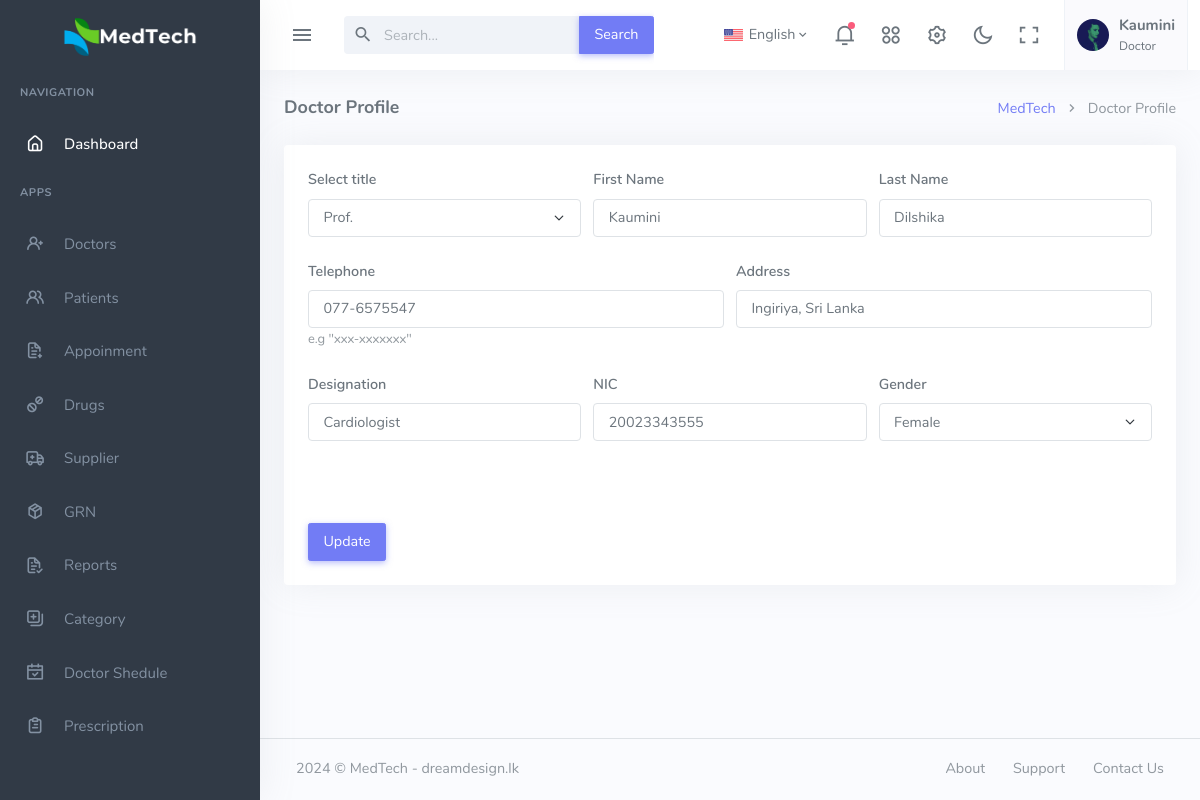
The page /home.php?page=profilr-doctor (signed in) on the database its author committed.
### tables this page shows
CREATE TABLE `user` (
  `User_Id` int(5) NOT NULL,
  `UserName` varchar(255) DEFAULT NULL,
  `Password` varchar(255) DEFAULT NULL,
  `Email` varchar(255) DEFAULT NULL,
  `Role_Id` int(11) DEFAULT NULL,
  `Enable` int(1) DEFAULT NULL
);

CREATE TABLE `doctor` (
  `Doctor_Id` int(11) NOT NULL,
  `Title` varchar(10) DEFAULT NULL,
  `FirstName` varchar(255) DEFAULT NULL,
  `LastName` varchar(255) DEFAULT NULL,
  `Telphone` varchar(20) DEFAULT NULL,
  `Address` varchar(255) DEFAULT NULL,
  `Designation` varchar(255) DEFAULT NULL,
  `NIC` varchar(15) DEFAULT NULL,
  `Gender` varchar(10) DEFAULT NULL,
  `Login_Id` int(5) NOT NULL
);

CREATE TABLE `user_roles` (
  `Role_Id` int(11) NOT NULL,
  `RoleName` varchar(255) DEFAULT NULL
);

### db-config.php (called while the page is built)
<?php
$sql_server='localhost';
$sql_username='root';
$sql_password='';
$sql_database='medtech';
?>

### class/doctor.php (called while the page is built, shortened)
<?php
class Doctor
{
    private $sqlcon;
    public function __construct()
    {
        if (file_exists('../db-config.php')) {
            include '../db-config.php';
        } else {
            include 'db-config.php';
        }
        $this->sqlcon = mysqli_connect($sql_server, $sql_username, $sql_password, $sql_database);
    }
    public function getdet_byID($uid, $col)
    {
        $sql_get_doc = "SELECT * FROM doctor WHERE Login_Id = $uid";
        $res_get_doc = mysqli_query($this->sqlcon, $sql_get_doc);
        $row_get_doc = mysqli_fetch_array($res_get_doc);
        return $row_get_doc[$col];
    }
    public function getdet_by_docID($doc_id, $col)
    {
        $sql_get_doc = "SELECT * FROM doctor WHERE Doctor_Id = $doc_id";
        $res_get_doc = mysqli_query($this->sqlcon, $sql_get_doc);
        $row_get_doc = mysqli_fetch_array($res_get_doc);
        return $row_get_doc[$col];
    }
}
?>

### class/user.php (called while the page is built, shortened)
<?php
class User
{
    private $sqlcon;
    public function __construct()
    {
        if (file_exists('../db-config.php')) {
            include '../db-config.php';
        } else {
            include 'db-config.php';
        }
        $this->sqlcon = mysqli_connect($sql_server, $sql_username, $sql_password, $sql_database);
    }
    public function get_userdet_byemail($user_email, $col)
    {
        $sql_get_rolls = "SELECT * FROM user WHERE Email='$user_email'";
        $res_get_rolls = mysqli_query($this->sqlcon, $sql_get_rolls);
        $row_get_rolls = mysqli_fetch_array($res_get_rolls);
        return $row_get_rolls[$col];
    }
    public function get_userrole($roll_id)
    {
        $sql_get_role = "SELECT * FROM user_roles WHERE Role_Id = $roll_id";
        $res_get_role = mysqli_query($this->sqlcon, $sql_get_role);
        $row_get_role = mysqli_fetch_array($res_get_role);
        return $row_get_role["RoleName"];
    }
}
?>

### pages/view-doc.php (the view, shortened to what this page needs)
<?php
$title = $doctor->getdet_by_docID($doc_id, 'Title');
$gendar = $doctor->getdet_by_docID($doc_id, 'Gender');
?>
<div class="content">
    <div class="container-fluid">
        <div class="row">
            <div class="col-12">
                <div class="page-title-box">
                    <div class="page-title-right">
                        <ol class="breadcrumb m-0">
                            <li class="breadcrumb-item"><a href="javascript: void(0);">MedTech</a></li>
                            <li class="breadcrumb-item active">Doctor Profile</li>
                        </ol>
                    </div>
                    <h4 class="page-title">Doctor Profile</h4>
                </div>
            </div>
        </div>
        <div class="card">
            <div class="card-body">
                <div class="row">
                    <form>
                        <div class="row g-2">
                            <div class="mb-3 col-md-4">
                                <label for="inputTitlee" class="form-label">Select title</label>
                                <select id="Title" class="form-select">
                                    <option <?php if ($title == "Prof.") {
                                        echo "selected";
                                    } ?>>Prof.</option>
                                </select>
                            </div>
                            <div class="mb-3 col-md-4">
                                <label for="firstname4" class="form-label">First Name</label>
                                <input type="text" class="form-control" id="Firstname" placeholder="First Name"
                                    value="<?php echo $doctor->getdet_by_docID($doc_id, 'FirstName'); ?>">
                            </div>
                            <div class="mb-3 col-md-4">
                                <label for="lastname4" class="form-label">Last Name</label>
                                <input type="text" class="form-control" id="Lastname" placeholder="Last name"
                                    value="<?php echo $doctor->getdet_by_docID($doc_id, 'LastName'); ?>">
                            </div>
                        </div>
                        <div class=" row g-2">
                            <div class="mb-3 col-md-6">
                                <label class="form-label">Telephone</label>
                                <input type="text" class="form-control" data-toggle="input-mask"
                                    data-mask-format="000-0000000" id="Tel"
                                    value="<?php echo $doctor->getdet_by_docID($doc_id, 'Telphone'); ?>">
                                <span class="font-13 text-muted">e.g "xxx-xxxxxxx"</span>
                            </div>
                            <div class="mb-3 col-md-6">
                                <label for="inputAddress" class="form-label">Address</label>
                                <input type="text" class="form-control" id="Address" placeholder="Address"
                                    value="<?php echo $doctor->getdet_by_docID($doc_id, 'Address'); ?>">
                            </div>
                        </div>
                        <div class="row g-2">
                            <div class="mb-3 col-md-4">
                                <label for="inputDesignation" class="form-label">Designation</label>
                                <input type="text" class="form-control" id="Designation" placeholder="Designation"
                                    value="<?php echo $doctor->getdet_by_docID($doc_id, 'Designation'); ?>">
                            </div>
                            <div class="mb-3 col-md-4">
                                <label for="inputNIC" class="form-label">NIC</label>
                                <input type="text" class="form-control" id="NIC" placeholder="NIC"
                                    value="<?php echo $doctor->getdet_by_docID($doc_id, 'NIC'); ?>">
                            </div>
                            <div class="mb-3 col-md-4">
                                <label for="inputGender" class="form-label">Gender</label>
                                <select id="Gender" class="form-select">
                                    <option <?php if ($gendar == "Female") {
                                        echo "selected";
                                    } ?>>Female</option>
                                </select>
                            </div>
                        </div><br>
                        <button type="button" id="updoc_btn" class="btn btn-primary">Update</button>
                    </form>
                </div>
            </div>
        </div>
    </div>

### menu/top_menu.php (shortened to what this page needs)
<?php
include 'class/doctor.php';
$doctor = new Doctor();
if (!isset($_SESSION["username"])) {
    ?>
    <script>window.location.replace("logout.php");</script>
    <?php
} else {
    $user_email = $_SESSION["username"];
    include 'class/user.php';
    $user = new User();
    $roll_id = $user->get_userdet_byemail($user_email, 'Role_Id');
    $uname = $user->get_userdet_byemail($user_email, 'UserName');
    $uid = $user->get_userdet_byemail($user_email, 'User_Id');
    if ($roll_id == '2') {
        $lable_name = $doctor->getdet_byID($uid, 'FirstName');
        $doc_id = $doctor->getdet_byID($uid, 'Doctor_Id');
    } else {
        $lable_name = $uname;
    }
    $Role_name = $user->get_userrole($roll_id);
}
?>
<div class="navbar-custom">
    <div class="topbar container-fluid">
        <div class="d-flex align-items-center gap-lg-2 gap-1">
            <button class="button-toggle-menu">
                <i class="mdi mdi-menu"></i>
            </button>
            <div class="app-search dropdown d-none d-lg-block">
                <form>
                    <div class="input-group">
                        <input type="search" class="form-control dropdown-toggle" placeholder="Search..."
                            id="top-search">
                        <span class="mdi mdi-magnify search-icon"></span>
                        <button class="input-group-text btn btn-primary" type="submit">Search</button>
                    </div>
                </form>
            </div>
        </div>
        <ul class="topbar-menu d-flex align-items-center gap-3">
            <li class="dropdown">
                <a class="nav-link dropdown-toggle arrow-none" data-bs-toggle="dropdown" href="#" role="button"
                    aria-haspopup="false" aria-expanded="false">
                    <img src="assets/images/flags/us.jpg" alt="user-image" class="me-0 me-sm-1" height="12">
                    <span class="align-middle d-none d-lg-inline-block">English</span> <i
                        class="mdi mdi-chevron-down d-none d-sm-inline-block align-middle"></i>
                </a>
            </li>
            <li class="dropdown notification-list">
                <a class="nav-link dropdown-toggle arrow-none" data-bs-toggle="dropdown" href="#" role="button"
                    aria-haspopup="false" aria-expanded="false">
                    <i class="ri-notification-3-line font-22"></i>
                    <span class="noti-icon-badge"></span>
                </a>
            </li>
            <li class="dropdown d-none d-sm-inline-block">
                <a class="nav-link dropdown-toggle arrow-none" data-bs-toggle="dropdown" href="#" role="button"
                    aria-haspopup="false" aria-expanded="false">
                    <i class="ri-apps-2-line font-22"></i>
                </a>
            </li>
            <li class="d-none d-sm-inline-block">
                <a class="nav-link" data-bs-toggle="offcanvas" href="#theme-settings-offcanvas">
                    <i class="ri-settings-3-line font-22"></i>
                </a>
            </li>
            <li class="d-none d-sm-inline-block">
                <div class="nav-link" id="light-dark-mode" data-bs-toggle="tooltip" data-bs-placement="left"
                    title="Theme Mode">
                    <i class="ri-moon-line font-22"></i>
                </div>
            </li>
            <li class="d-none d-md-inline-block">
                <a class="nav-link" href="#" data-toggle="fullscreen">
                    <i class="ri-fullscreen-line font-22"></i>
                </a>
            </li>
            <li class="dropdown">
                <a class="nav-link dropdown-toggle arrow-none nav-user px-2" data-bs-toggle="dropdown" href="#"
                    role="button" aria-haspopup="false" aria-expanded="false">
                    <span class="account-user-avatar">
                        <img src="assets/images/users/avatar-1.jpg" alt="user-image" width="32" class="rounded-circle">
                    </span>
                    <span class="d-lg-flex flex-column gap-1 d-none">
                        <h5 class="my-0">
                            <?php echo $lable_name; ?>
                        </h5>
                        <h6 class="my-0 fw-normal">
                            <?php echo $Role_name; ?>
                        </h6>
                    </span>
                </a>
            </li>
        </ul>
    </div>
</div>

### rows shown on the page
user: User_Id.FirstName "Kaumini", Role_Id.RoleName "Doctor", Role_Id "Prof."
doctor: FirstName "Kaumini", LastName "Dilshika", Telphone "077-6575547", Address "Ingiriya, Sri Lanka", Designation "Cardiologist", NIC "20023343555", Gender "Female"
